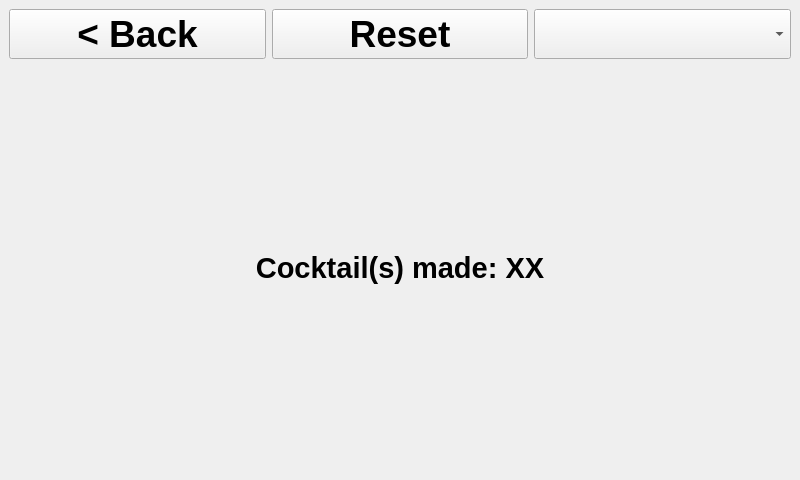
<?xml version="1.0" encoding="UTF-8"?>
<ui version="4.0">
 <class>DataWindow</class>
 <widget class="QMainWindow" name="DataWindow">
  <property name="geometry">
   <rect>
    <x>0</x>
    <y>0</y>
    <width>800</width>
    <height>480</height>
   </rect>
  </property>
  <property name="sizePolicy">
   <sizepolicy hsizetype="Fixed" vsizetype="Fixed">
    <horstretch>0</horstretch>
    <verstretch>0</verstretch>
   </sizepolicy>
  </property>
  <property name="minimumSize">
   <size>
    <width>800</width>
    <height>480</height>
   </size>
  </property>
  <property name="maximumSize">
   <size>
    <width>800</width>
    <height>480</height>
   </size>
  </property>
  <property name="cursor">
   <cursorShape>ArrowCursor</cursorShape>
  </property>
  <property name="windowTitle">
   <string>Data</string>
  </property>
  <property name="styleSheet">
   <string notr="true"/>
  </property>
  <widget class="QWidget" name="centralwidget">
   <layout class="QVBoxLayout" name="verticalLayout_2">
    <item>
     <layout class="QHBoxLayout" name="horizontalLayout">
      <item>
       <widget class="QPushButton" name="button_back">
        <property name="maximumSize">
         <size>
          <width>5000</width>
          <height>300</height>
         </size>
        </property>
        <property name="font">
         <font>
          <pointsize>28</pointsize>
          <weight>75</weight>
          <bold>true</bold>
         </font>
        </property>
        <property name="text">
         <string>&lt; Back</string>
        </property>
        <property name="cssClass" stdset="0">
         <string>btn-inverted</string>
        </property>
       </widget>
      </item>
      <item>
       <widget class="QPushButton" name="button_reset">
        <property name="maximumSize">
         <size>
          <width>5000</width>
          <height>300</height>
         </size>
        </property>
        <property name="font">
         <font>
          <pointsize>28</pointsize>
          <weight>75</weight>
          <bold>true</bold>
         </font>
        </property>
        <property name="text">
         <string>Reset</string>
        </property>
        <property name="cssClass" stdset="0">
         <string>btn-inverted</string>
        </property>
       </widget>
      </item>
      <item>
       <widget class="QComboBox" name="selection_data">
        <property name="minimumSize">
         <size>
          <width>105</width>
          <height>38</height>
         </size>
        </property>
        <property name="maximumSize">
         <size>
          <width>5000</width>
          <height>100</height>
         </size>
        </property>
        <property name="font">
         <font>
          <pointsize>14</pointsize>
          <weight>75</weight>
          <bold>true</bold>
         </font>
        </property>
        <property name="maxVisibleItems">
         <number>11</number>
        </property>
       </widget>
      </item>
     </layout>
    </item>
    <item>
     <widget class="QScrollArea" name="scrollArea">
      <property name="frameShape">
       <enum>QFrame::NoFrame</enum>
      </property>
      <property name="frameShadow">
       <enum>QFrame::Plain</enum>
      </property>
      <property name="lineWidth">
       <number>1</number>
      </property>
      <property name="widgetResizable">
       <bool>true</bool>
      </property>
      <widget class="QWidget" name="scrollAreaWidgetContents">
       <property name="geometry">
        <rect>
         <x>0</x>
         <y>0</y>
         <width>782</width>
         <height>401</height>
        </rect>
       </property>
       <layout class="QVBoxLayout" name="verticalLayout_3">
        <property name="leftMargin">
         <number>0</number>
        </property>
        <property name="topMargin">
         <number>0</number>
        </property>
        <property name="rightMargin">
         <number>0</number>
        </property>
        <property name="bottomMargin">
         <number>0</number>
        </property>
        <item>
         <layout class="QVBoxLayout" name="content_container">
          <item>
           <widget class="QLabel" name="label_made_cocktails">
            <property name="maximumSize">
             <size>
              <width>5000</width>
              <height>80</height>
             </size>
            </property>
            <property name="font">
             <font>
              <pointsize>22</pointsize>
              <weight>75</weight>
              <bold>true</bold>
             </font>
            </property>
            <property name="text">
             <string>Cocktail(s) made: XX</string>
            </property>
            <property name="alignment">
             <set>Qt::AlignCenter</set>
            </property>
            <property name="cssClass" stdset="0">
             <string>header-underline bold</string>
            </property>
           </widget>
          </item>
         </layout>
        </item>
       </layout>
      </widget>
     </widget>
    </item>
   </layout>
  </widget>
 </widget>
 <resources/>
 <connections/>
</ui>
